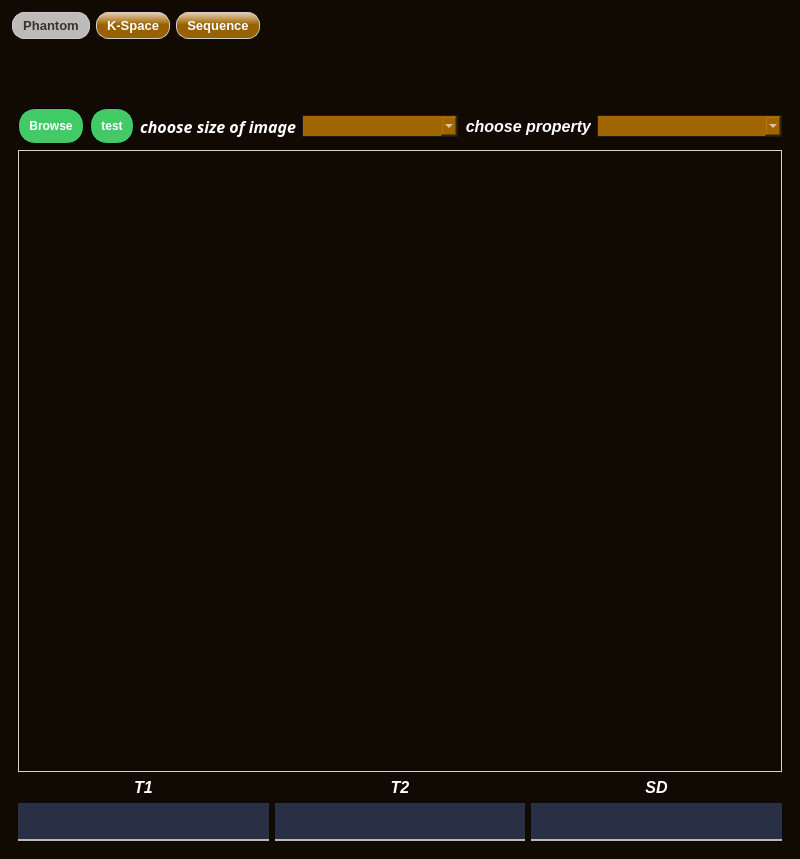
<?xml version="1.0" encoding="UTF-8"?>
<ui version="4.0">
 <class>MainWindow</class>
 <widget class="QMainWindow" name="MainWindow">
  <property name="geometry">
   <rect>
    <x>0</x>
    <y>0</y>
    <width>800</width>
    <height>859</height>
   </rect>
  </property>
  <property name="windowTitle">
   <string>MainWindow</string>
  </property>
  <property name="styleSheet">
   <string notr="true">

/*-----QWidget-----*/
QWidget
{
	color: #000000;
	border-color: #000000;
	background-color: rgb(16, 10, 3);

}


/*-----QLabel-----*/
QLabel
{

font-family: 'Josefin Sans', sans-serif;
font-size: 12pt;
font-weight: 500;
letter-spacing: 0.22rem;
font-style: oblique;
text-transform: capitalize;
color: #FFFFFF;
border-radius: 1 px;
border-style: solid;
border-color: #000000;
	background-color: transparent;

}


/*-----QPushButton-----*/
QPushButton
{
	color: #fff;
	background-color: rgba(80, 255, 130, 200);
	font-weight: bold;
	border-style: solid;
	border-width: 1px;
	border-radius: 17px;
	border-color: #000;
	padding: 10px;

}


QPushButton::hover
{
	background-color: lightgrey;
	color: #000;

}


QPushButton::pressed
{
	background-color: lightgreen;
	color: #fff;

}


/*-----QToolButton-----*/
QToolButton
{
	background-color: #292f45;
	color: #000000;
	border-style: solid;
	border-color: #000000;

}


QToolButton::hover
{
	background-color: #fc7c11;
	color: #000000;
	padding: 2px;
	border-radius: 15px;
	border-color: #fc7c11;

}


QToolButton::pressed
{
	background-color: #fc7c11;
	color: #000000;
	border-style: solid;
	border-width: 2px;

}


/*-----QLineEdit-----*/
QLineEdit{
	background-color: #292f45;
	color: #b9b9bb;
	font-weight: bold;
	border-style: solid;
	border-width: 2px;
	border-top: 0px;
	border-left: 0px;
	border-right: 0px;
	border-color: #b9b9bb;
	padding: 10px;

}


/*-----QCheckBox-----*/
QCheckBox
{
	background-color: transparent;
	color: #b9b9bb;
	font-weight: bold;

}


QCheckBox::indicator
{
    color: #b1b1b1;
    background-color: #00111d;
    border: 1px solid #f0742f;
    width: 12px;
    height: 12px;

}


QCheckBox::indicator:checked
{
    image:url(&quot;./ressources/check.png&quot;); /*To replace*/
	background-color: #1f2b2b;
    border: 1px solid #f0742f;

}


QCheckBox::indicator:unchecked:hover
{
    border: 1px solid #f0742f;

}


QCheckBox::disabled
{
	color: #656565;

}


QCheckBox::indicator:disabled
{
	background-color: #656565;
	color: #656565;
    border: 1px solid #656565;

}

QRadioButton
{
	
font-family: 'Josefin Sans', sans-serif;
font-size: 8pt;
font-weight: 500;
    spacing: 5px;
    outline: none;
    color: #bbb;
    margin-bottom: 2px;
}

QRadioButton:disabled
{
    color: #777777;
}

QTabWidget{
font: 72pt &quot;MS Shell Dlg 2&quot;;
}
QTabBar {

  background-color: transparent;
  height: 30px;
	font-weight: 500;
	font-size: 10pt;
	
	font-family: &quot;Segoe Print&quot;;
}

QTabBar::tab {
border: 1px solid grey;
border-radius: 12px ;
background-color: rgba(236, 236, 236, 200);

  border: 1px solid #CCCCCC;
  color: #333333;
  padding: 5px 10px;
  margin: 3px;
 
}

QTabWidget::tab-bar{alignment:center;}

QTabBar::tab:!selected {
	
  color: #FFFFFF;
	background-color: qlineargradient(spread:repeat, x1:1, y1:0, x2:1, y2:1, stop:0 rgba(234, 208, 174, 255), stop:0.472637 rgba(152, 97, 0, 255));
}

QTabBar::tab:hover{
background-color: rgba(245, 245, 245, 120);

}

/*-----QComboBox-----*/
QComboBox
{
    padding-left: 6px;
	border: 1px solid #1d1d1d;
	background-color: rgb(158, 101, 1);
    color: #fff;
    height: 20px;

}


QComboBox:on
{
    background-color: transparent;
	color: #fff;

}


QComboBox QAbstractItemView
{
    background-color: transparent;
    color: #fff;
    selection-background-color: #fea732;
	selection-color: #000;
    outline: 0;

}
</string>
  </property>
  <widget class="QWidget" name="centralwidget">
   <layout class="QGridLayout" name="gridLayout">
    <item row="0" column="0">
     <widget class="QTabWidget" name="tabWidget">
      <property name="font">
       <font>
        <family>MS Shell Dlg 2</family>
        <pointsize>72</pointsize>
        <weight>50</weight>
        <italic>false</italic>
        <bold>false</bold>
        <kerning>true</kerning>
       </font>
      </property>
      <property name="tabPosition">
       <enum>QTabWidget::North</enum>
      </property>
      <property name="currentIndex">
       <number>0</number>
      </property>
      <property name="elideMode">
       <enum>Qt::ElideNone</enum>
      </property>
      <property name="movable">
       <bool>true</bool>
      </property>
      <widget class="QWidget" name="tab_phantom">
       <attribute name="title">
        <string>Phantom</string>
       </attribute>
       <layout class="QGridLayout" name="gridLayout_4">
        <item row="0" column="0">
         <layout class="QVBoxLayout" name="verticalLayout_5">
          <property name="topMargin">
           <number>57</number>
          </property>
          <item>
           <layout class="QHBoxLayout" name="horizontalLayout_3" stretch="0,0,0,0">
            <item>
             <widget class="QPushButton" name="pushButton_Browse">
              <property name="text">
               <string>Browse</string>
              </property>
             </widget>
            </item>
            <item>
             <widget class="QPushButton" name="pushButton_test">
              <property name="text">
               <string>test</string>
              </property>
             </widget>
            </item>
            <item>
             <layout class="QHBoxLayout" name="horizontalLayout_5" stretch="0,1">
              <item>
               <widget class="QLabel" name="label_7">
                <property name="font">
                 <font>
                  <family>Josefin Sans,sans-serif</family>
                  <pointsize>12</pointsize>
                  <weight>62</weight>
                  <italic>true</italic>
                  <bold>true</bold>
                 </font>
                </property>
                <property name="text">
                 <string>choose size of image</string>
                </property>
                <property name="alignment">
                 <set>Qt::AlignRight|Qt::AlignTrailing|Qt::AlignVCenter</set>
                </property>
               </widget>
              </item>
              <item>
               <widget class="QComboBox" name="comboBox_size">
                <property name="sizePolicy">
                 <sizepolicy hsizetype="Preferred" vsizetype="Fixed">
                  <horstretch>0</horstretch>
                  <verstretch>0</verstretch>
                 </sizepolicy>
                </property>
               </widget>
              </item>
             </layout>
            </item>
            <item>
             <layout class="QHBoxLayout" name="horizontalLayout" stretch="0,1">
              <item>
               <widget class="QLabel" name="label">
                <property name="text">
                 <string>choose property</string>
                </property>
                <property name="alignment">
                 <set>Qt::AlignRight|Qt::AlignTrailing|Qt::AlignVCenter</set>
                </property>
               </widget>
              </item>
              <item>
               <widget class="QComboBox" name="comboBox_property"/>
              </item>
             </layout>
            </item>
           </layout>
          </item>
          <item>
           <layout class="QVBoxLayout" name="verticalLayout_4">
            <item>
             <widget class="QLabel" name="label_view_img">
              <property name="sizePolicy">
               <sizepolicy hsizetype="MinimumExpanding" vsizetype="MinimumExpanding">
                <horstretch>0</horstretch>
                <verstretch>0</verstretch>
               </sizepolicy>
              </property>
              <property name="mouseTracking">
               <bool>true</bool>
              </property>
              <property name="styleSheet">
               <string notr="true">QLabel{
border: 1px solid lightgrey;

}</string>
              </property>
              <property name="frameShape">
               <enum>QFrame::NoFrame</enum>
              </property>
              <property name="frameShadow">
               <enum>QFrame::Plain</enum>
              </property>
              <property name="text">
               <string/>
              </property>
              <property name="scaledContents">
               <bool>true</bool>
              </property>
             </widget>
            </item>
            <item>
             <layout class="QHBoxLayout" name="horizontalLayout_2">
              <item>
               <layout class="QVBoxLayout" name="verticalLayout">
                <item>
                 <widget class="QLabel" name="label_2">
                  <property name="text">
                   <string>T1</string>
                  </property>
                  <property name="alignment">
                   <set>Qt::AlignCenter</set>
                  </property>
                 </widget>
                </item>
                <item>
                 <widget class="QLineEdit" name="lineEdit_t1">
                  <property name="enabled">
                   <bool>false</bool>
                  </property>
                 </widget>
                </item>
               </layout>
              </item>
              <item>
               <layout class="QVBoxLayout" name="verticalLayout_2">
                <item>
                 <widget class="QLabel" name="label_3">
                  <property name="text">
                   <string>T2</string>
                  </property>
                  <property name="alignment">
                   <set>Qt::AlignCenter</set>
                  </property>
                 </widget>
                </item>
                <item>
                 <widget class="QLineEdit" name="lineEdit_t2">
                  <property name="enabled">
                   <bool>false</bool>
                  </property>
                 </widget>
                </item>
               </layout>
              </item>
              <item>
               <layout class="QVBoxLayout" name="verticalLayout_3">
                <item>
                 <widget class="QLabel" name="label_4">
                  <property name="text">
                   <string>SD</string>
                  </property>
                  <property name="alignment">
                   <set>Qt::AlignCenter</set>
                  </property>
                 </widget>
                </item>
                <item>
                 <widget class="QLineEdit" name="lineEdit_sd">
                  <property name="enabled">
                   <bool>false</bool>
                  </property>
                 </widget>
                </item>
               </layout>
              </item>
             </layout>
            </item>
           </layout>
          </item>
         </layout>
        </item>
       </layout>
      </widget>
      <widget class="QWidget" name="tab_K">
       <attribute name="title">
        <string>K-Space</string>
       </attribute>
       <layout class="QGridLayout" name="gridLayout_3">
        <item row="1" column="0">
         <layout class="QHBoxLayout" name="horizontalLayout_4">
          <item>
           <widget class="QPushButton" name="pushButton_Run">
            <property name="text">
             <string>Run K-space</string>
            </property>
           </widget>
          </item>
          <item>
           <widget class="QPushButton" name="pushButton_Run_Generat_phantom">
            <property name="text">
             <string>Generate Phantom</string>
            </property>
           </widget>
          </item>
         </layout>
        </item>
        <item row="0" column="0">
         <layout class="QVBoxLayout" name="verticalLayout_7">
          <item>
           <widget class="QLabel" name="label_5">
            <property name="sizePolicy">
             <sizepolicy hsizetype="Preferred" vsizetype="Maximum">
              <horstretch>0</horstretch>
              <verstretch>0</verstretch>
             </sizepolicy>
            </property>
            <property name="styleSheet">
             <string notr="true">background-color: qlineargradient(spread:pad, x1:1, y1:0.493909, x2:0, y2:0.511045, stop:0.0547264 rgba(211, 138, 44, 0), stop:0.462687 rgba(238, 152, 0, 255), stop:0.950249 rgba(211, 138, 44, 0));</string>
            </property>
            <property name="text">
             <string>K-Space</string>
            </property>
            <property name="alignment">
             <set>Qt::AlignCenter</set>
            </property>
           </widget>
          </item>
          <item>
           <layout class="QHBoxLayout" name="horizontalLayout_Kspace"/>
          </item>
          <item>
           <widget class="QLabel" name="label_6">
            <property name="sizePolicy">
             <sizepolicy hsizetype="Preferred" vsizetype="Maximum">
              <horstretch>0</horstretch>
              <verstretch>0</verstretch>
             </sizepolicy>
            </property>
            <property name="styleSheet">
             <string notr="true">background-color: qlineargradient(spread:pad, x1:1, y1:0.493909, x2:0, y2:0.511045, stop:0.0547264 rgba(211, 138, 44, 0), stop:0.462687 rgba(238, 152, 0, 255), stop:0.950249 rgba(211, 138, 44, 0));</string>
            </property>
            <property name="text">
             <string>Phantom from K-space</string>
            </property>
            <property name="alignment">
             <set>Qt::AlignCenter</set>
            </property>
           </widget>
          </item>
          <item>
           <layout class="QHBoxLayout" name="horizontalLayout_phantom"/>
          </item>
         </layout>
        </item>
       </layout>
      </widget>
      <widget class="QWidget" name="tab_Seq">
       <attribute name="title">
        <string>Sequence</string>
       </attribute>
       <layout class="QGridLayout" name="gridLayout_2">
        <item row="0" column="0">
         <layout class="QVBoxLayout" name="verticalLayout_6">
          <item>
           <widget class="QPushButton" name="pushButton_Plot">
            <property name="sizePolicy">
             <sizepolicy hsizetype="Preferred" vsizetype="Maximum">
              <horstretch>0</horstretch>
              <verstretch>0</verstretch>
             </sizepolicy>
            </property>
            <property name="text">
             <string>Plot</string>
            </property>
           </widget>
          </item>
          <item>
           <layout class="QHBoxLayout" name="horizontalLayout_Sequence"/>
          </item>
         </layout>
        </item>
       </layout>
      </widget>
     </widget>
    </item>
   </layout>
  </widget>
 </widget>
 <resources/>
 <connections/>
</ui>
